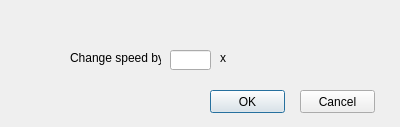
<?xml version="1.0" encoding="UTF-8"?>
<ui version="4.0">
 <class>ChangeFrameSpeed</class>
 <widget class="QDialog" name="ChangeFrameSpeed">
  <property name="geometry">
   <rect>
    <x>0</x>
    <y>0</y>
    <width>400</width>
    <height>127</height>
   </rect>
  </property>
  <property name="windowTitle">
   <string>Dialog</string>
  </property>
  <widget class="QLabel" name="label">
   <property name="geometry">
    <rect>
     <x>70</x>
     <y>50</y>
     <width>91</width>
     <height>16</height>
    </rect>
   </property>
   <property name="text">
    <string>Change speed by:</string>
   </property>
  </widget>
  <widget class="QLineEdit" name="speedLine">
   <property name="geometry">
    <rect>
     <x>170</x>
     <y>50</y>
     <width>41</width>
     <height>20</height>
    </rect>
   </property>
  </widget>
  <widget class="QLabel" name="label_2">
   <property name="geometry">
    <rect>
     <x>220</x>
     <y>50</y>
     <width>16</width>
     <height>16</height>
    </rect>
   </property>
   <property name="text">
    <string>x</string>
   </property>
  </widget>
  <widget class="QPushButton" name="OKButton">
   <property name="geometry">
    <rect>
     <x>210</x>
     <y>90</y>
     <width>75</width>
     <height>23</height>
    </rect>
   </property>
   <property name="text">
    <string>OK</string>
   </property>
  </widget>
  <widget class="QPushButton" name="cancelButton">
   <property name="geometry">
    <rect>
     <x>300</x>
     <y>90</y>
     <width>75</width>
     <height>23</height>
    </rect>
   </property>
   <property name="text">
    <string>Cancel</string>
   </property>
  </widget>
 </widget>
 <resources/>
 <connections/>
</ui>
